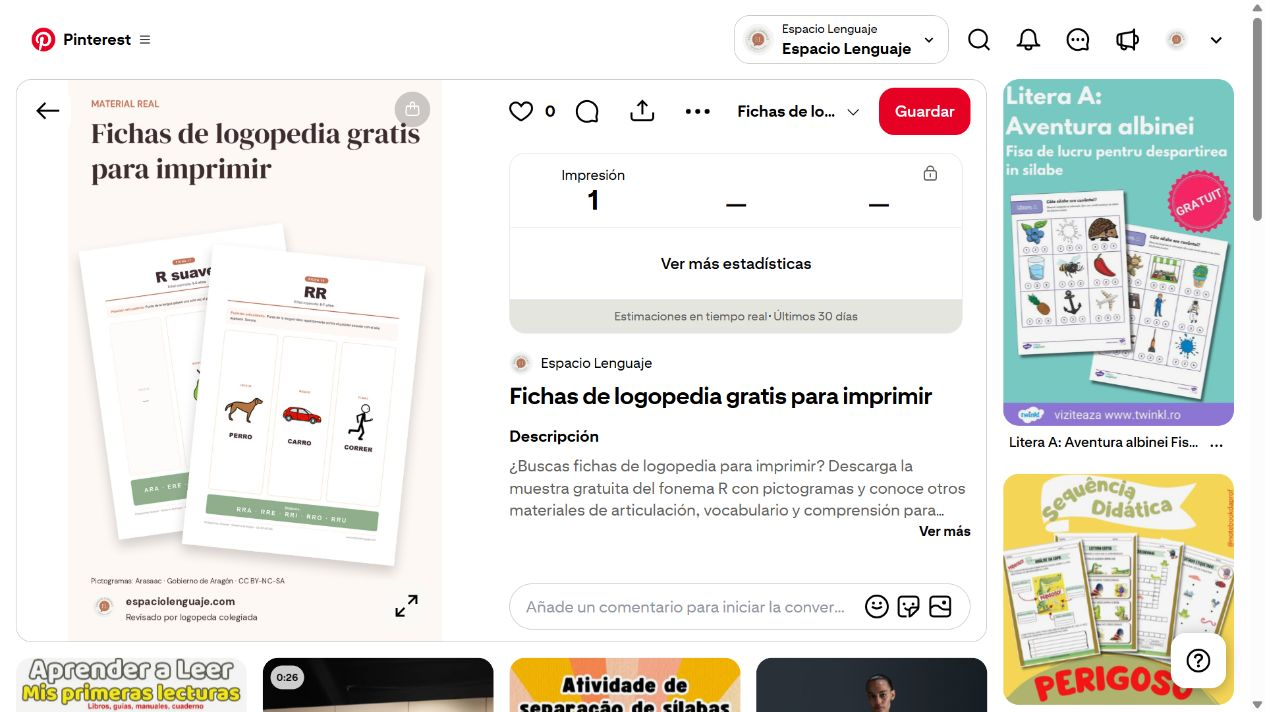
#> input picture pinterest/primer-dia-pin-1.png, 1265 x 712 px
$ python -i render-pinterest-v2.py   (imports and definitions only)
#> lines starting #> are read from the running program, lines starting #| are printed output that depends on the picture
"""Render real PDF pages at 300 dpi and compose the second Pinterest pass."""
import json,re,subprocess,hashlib,math,sys
from pathlib import Path
from PIL import Image,ImageDraw,ImageFont,ImageFilter
# [3 lines not run here, left out]
POPPLER=Path('tmp/pdfs/poppler/poppler-26.07.0/Library/bin/pdftoppm.exe')
# [1 line that did not run here, left out]
# [1 line that did not run here, left out]
# [1 line that did not run here, left out]
cream='#FDF8F4';ink='#3D2C2E';terra='#C4745A';sage='#8FAE8B'
def font(size,serif=False,bold=False):
 f=ImageFont.truetype(str(FONTS/('DMSerifDisplay-Regular.ttf' if serif else 'DMSans.ttf')),size)
 if not serif:f.set_variation_by_axes([14,700 if bold else 400])
 return f
def clean(s):return re.sub(r'[*_`]|<[^>]+>','',re.sub(r'\[([^\]]+)\]\([^)]*\)',r'\1',s)).strip()
def wrap(d,t,f,width):
 out=[];line=''
 for word in t.split():
  if d.textlength(word,font=f)>width:
   if line:out.append(line);line=''
   piece=''
   for char in word:
    if piece and d.textlength(piece+char,font=f)>width:out.append(piece);piece=''
    piece+=char
   line=piece
   continue
  v=(line+' '+word).strip()
  if d.textlength(v,font=f)>width and line:out.append(line);line=word
  else:line=v
 if line:out.append(line)
 return out
def text(d,t,x,y,width,size,maxheight,serif=False,bold=False,fill=ink,minsize=22):
 while True:
  f=font(size,serif,bold);ls=wrap(d,t,f,width);step=math.ceil(size*1.22)
  if len(ls)*step<=maxheight:break
  size-=1
  if size<minsize:raise ValueError('Text overflow '+t)
 for l in ls:d.text((x,y),l,font=f,fill=fill,anchor='lt');y+=step
 return y
pdfs={
 'free':('public/downloads/muestra-fichas-articulacion-r-ba5e7821166e.pdf',[2,3,4,5,6,7]),
 'fichas-articulacion':('public/downloads/productos/pack-fichas-articulacion.pdf',[10,13,19,20,22,27]),
 'cuaderno-0-3':('public/downloads/productos/cuaderno-estimulacion-0-3.pdf',[5,6,13,16,25,28]),
 'cuaderno-3-6':('public/downloads/productos/cuaderno-estimulacion-3-6.pdf',[6,7,11,12,17,26]),
 'kit-soplo':('public/downloads/productos/kit-ejercicios-soplo.pdf',[6,7,12,13,14,23]),
 'guia-dislexia':('public/downloads/productos/guia-dislexia.pdf',[9,10,12,15]),
 'guia-tartamudez':('public/downloads/productos/guia-tartamudez.pdf',[6,8,10,12]),
 'calendario':('public/downloads/productos/calendario-semanal.pdf',[1]),
}
evidence=[]
def pdfpage(key,n):
 file=pdfs[key][0];prefix=TMP/f'{key}-{n:02d}';out=prefix.with_suffix('.png')
 if not out.exists():subprocess.run([str(POPPLER),'-f',str(n),'-l',str(n),'-r','300','-png','-singlefile',file,str(prefix)],check=True,stdout=subprocess.DEVNULL,stderr=subprocess.PIPE)
 return {'path':str(out),'source':file,'page':n,'dpi':300,'sha256':hashlib.sha256(Path(file).read_bytes()).hexdigest()}
def postpages(source):
 content=source['content'];tables=list(re.finditer(r'(?:^\|.*\n){3,}',content,re.M));lists=list(re.finditer(r'(?:^(?:[-*] |\d+\. ).*\n){3,}',content,re.M))
 if source['slug']=='dislexia-en-ninos-como-detectarla':
  start=content.find('### Etapa preescolar');lists=[m for m in lists if m.start()>start] if start>=0 else lists
 match=(tables or lists)[0]
 headers=re.findall(r'^#{2,4} (.+)$',content[:match.start()],re.M);heading=clean(headers[-1]) if headers else source['title']
 raw=match.group();table=bool(tables)
 if table:
  rows=[[clean(v) for v in l.strip().strip('|').split('|')] for l in raw.splitlines()];columns=rows[0];rows=rows[2:]
 else:rows=[clean(re.sub(r'^(?:[-*] |\d+\. )','',l)) for l in raw.splitlines()];columns=[]
 # All selected rows are retained across the two excerpt images.
 groups=[rows[:math.ceil(len(rows)/2)],rows[math.ceil(len(rows)/2):]]
 results=[]
 for j,group in enumerate(groups):
  im=Image.new('RGB',(2480,3508),'white');d=ImageDraw.Draw(im)
  d.rectangle((0,0,2480,30),fill=terra)
  d.text((160,150),'ESPACIO LENGUAJE · EXTRACTO DEL ARTÍCULO',font=font(42,bold=True),fill=ink)
  y=text(d,source['title'],160,280,2160,112,450,True)
  y=text(d,heading,160,max(y+90,650),2160,66,260,bold=True)+80
  bottom=3200
  if table:
   widths=[2160/len(columns)]*len(columns);x=160;headerheight=160
   for c,w in zip(columns,widths):
    d.rectangle((x,y,x+w,y+headerheight),fill=sage);text(d,c,x+20,y+24,w-40,42,115,bold=True);x+=w
   y+=headerheight
   maxrow=(bottom-y)/max(len(group),1)
   for row in group:
    fsize=78
    while max(len(wrap(d,v,font(fsize),w-40))*math.ceil(fsize*1.22)+55 for v,w in zip(row,widths))>maxrow:
     fsize-=1
     if fsize<24:raise ValueError('Table too dense '+source['slug'])
    rh=max(280,max(len(wrap(d,v,font(fsize),w-40))*math.ceil(fsize*1.22)+55 for v,w in zip(row,widths)))
    x=160
    for v,w in zip(row,widths):
     d.rectangle((x,y,x+w,y+rh),fill=cream,outline='#D7CCC3',width=2);text(d,v,x+20,y+25,w-40,fsize,rh-40,minsize=24);x+=w
    y+=rh
  else:
   maxitem=min(650,(bottom-y)/max(len(group),1))
   for item in group:
    d.rounded_rectangle((160,y,2320,y+maxitem-28),radius=25,fill=cream)
    d.rectangle((200,y+35,238,y+73),outline=terra,width=4)
    text(d,item,290,y+32,1960,66,maxitem-72,minsize=28);y+=maxitem
  height=min(3508,max(1800,math.ceil(y+260)))
  im=im.crop((0,0,2480,height));d=ImageDraw.Draw(im)
  d.text((160,height-120),'espaciolenguaje.com · Fragmento '+str(j+1)+'/2',font=font(40),fill=ink)
  path=TMP/f'post-{source["slug"]}-{j+1}.png';im.save(path)
  results.append({'path':str(path),'source':source['url'],'kind':'table' if table else 'list','heading':heading,'literal':group,'columns':columns})
 return results
postcache={}
# [1 line not run here, left out]
def paper(canvas,path,cx,cy,w,angle):
 page=Image.open(path).convert('RGBA');page=page.resize((w,round(w*page.height/page.width)),Image.Resampling.LANCZOS)
 page=page.rotate(angle,resample=Image.Resampling.BICUBIC,expand=True)
 layer=Image.new('RGBA',(page.width+60,page.height+60));mask=Image.new('RGBA',layer.size)
 shadow=Image.new('RGBA',page.size,(50,35,25,60));shadow.putalpha(page.getchannel('A').point(lambda a:round(a*.20)))
 mask.alpha_composite(shadow,(30,38));mask=mask.filter(ImageFilter.GaussianBlur(15));layer.alpha_composite(mask);layer.alpha_composite(page,(30,20))
 canvas.alpha_composite(layer,(round(cx-layer.width/2),round(cy-layer.height/2)))

# [58 lines not run here, left out]

>>> import cv2
>>> picture = cv2.imread('../pinterest/primer-dia-pin-1.png', cv2.IMREAD_GRAYSCALE)
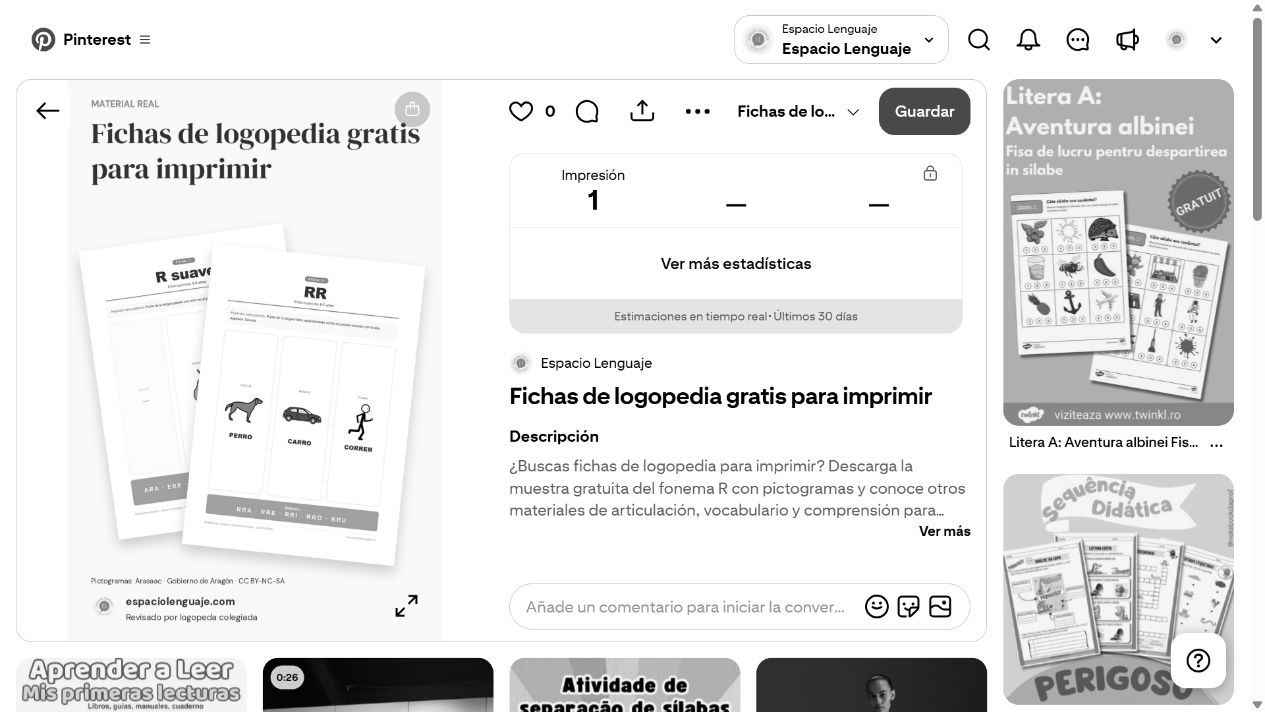
#> picture: shape (712, 1265); min 0, max 255, mean 229.9
#> (the run stopped early here; a loop or call above may not have finished)
